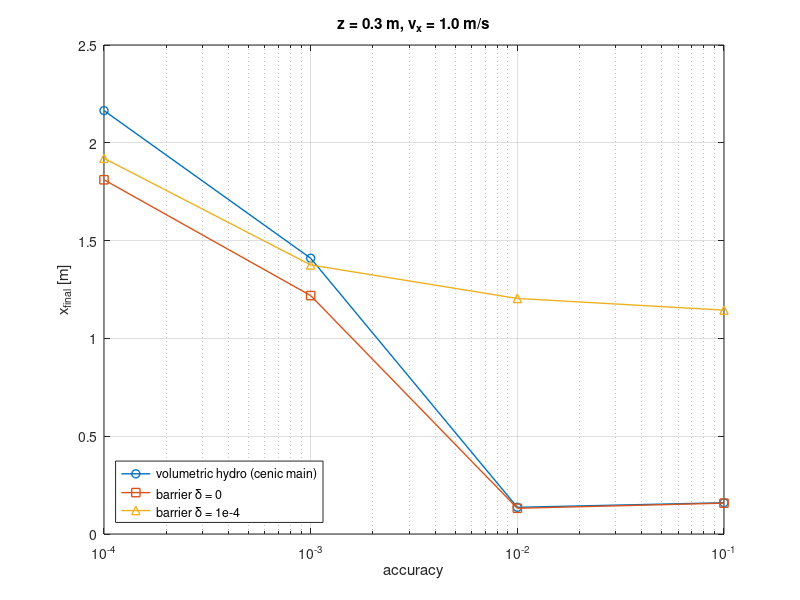
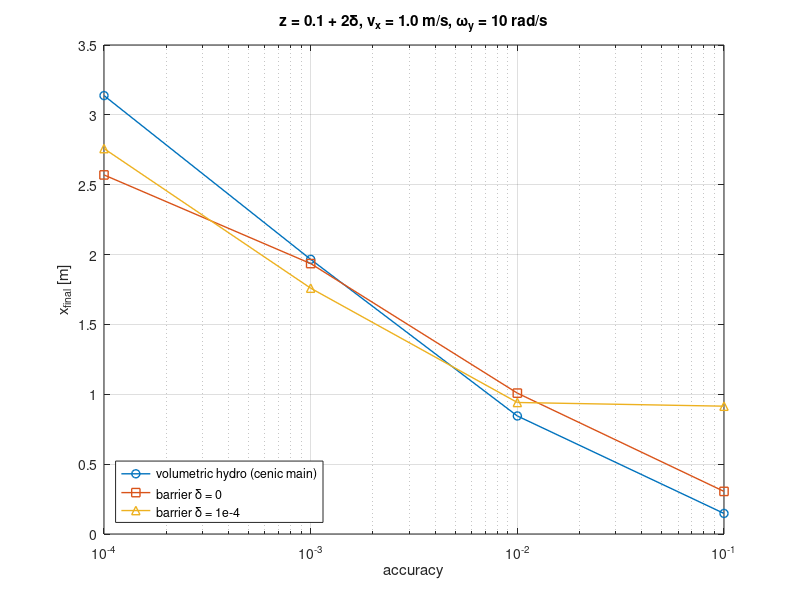
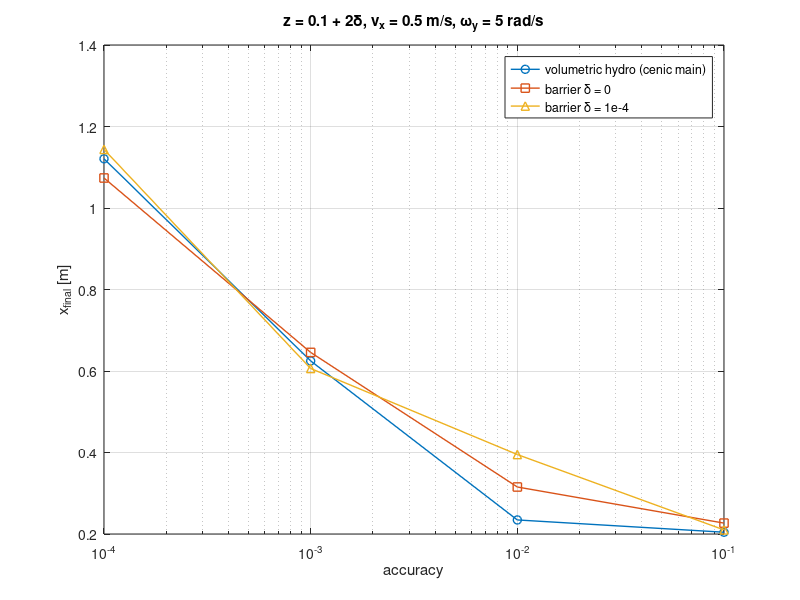
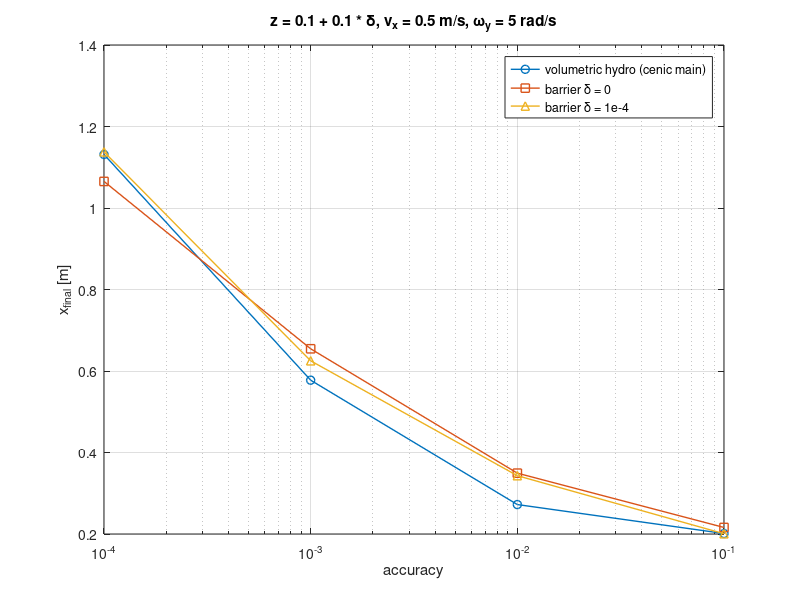

Write the MATLAB code that produced these figures, in order.
%% Accuracy values (shared across all cases)
accuracy = [1e-1, 1e-2, 1e-3, 1e-4];

% All runs are a single sphere:
% radius = 0.1 m 
% mass 0.1 Kg 
% mu 0.3
% E = 1e9 Pa
% d = 10 s/m

%% Case 1: z = 0.3 m, vx = 1.0 m/s
x_f_cenic_main_hydro_z03 = [0.15985220574763118, 0.13647117167944542, 1.4097852371768318, 2.1645406586063847];
x_f_barrier_0_z03 = [0.15768079733600596, 0.1315490600139106, 1.2188586771211853, 1.8110278312675192];
x_f_barrier_1e_4_z03 = [1.144670135987892, 1.2042184185442162, 1.375513518468263, 1.9208873628173224];

figure;
semilogx(accuracy, x_f_cenic_main_hydro_z03, '-o', 'LineWidth', 1); hold on;
semilogx(accuracy, x_f_barrier_0_z03, '-s', 'LineWidth', 1);
semilogx(accuracy, x_f_barrier_1e_4_z03, '-^', 'LineWidth', 1);
hold off;

ylabel('x_{final} [m]');
xlabel('accuracy');
title('z = 0.3 m, v_x = 1.0 m/s');
legend('volumetric hydro (cenic main)', 'barrier \delta = 0', 'barrier \delta = 1e-4', ...
       'Location', 'southwest');
grid on;

% Export figure
exportgraphics(gcf, 'case_z0p3_vx1_accuracy_vs_xfinal.png', 'Resolution', 600);

%% Case 2: z = 0.1 + 2\delta, v_x = 1.0 m/s, \omega_y = 10 rad/s
x_f_cenic_main_hydro_spin = [0.14716159725871472, 0.8448730514136108, 1.965651334668332, 3.137960778047583];
x_f_barrier_0_spin = [0.304862899143438, 1.0083654458342581, 1.9355082972233757, 2.5700823000192767];
x_f_barrier_1e_4_spin = [0.9148595059140874, 0.941388047367457, 1.7594608011449306, 2.7586004176183323];

figure;
semilogx(accuracy, x_f_cenic_main_hydro_spin, '-o', 'LineWidth', 1); hold on;
semilogx(accuracy, x_f_barrier_0_spin, '-s', 'LineWidth', 1);
semilogx(accuracy, x_f_barrier_1e_4_spin, '-^', 'LineWidth', 1);
hold off;

ylabel('x_{final} [m]');
xlabel('accuracy');
title('z = 0.1 + 2\delta, v_x = 1.0 m/s, \omega_y = 10 rad/s');
legend('volumetric hydro (cenic main)', 'barrier \delta = 0', 'barrier \delta = 1e-4', ...
       'Location', 'southwest');
grid on;

% Export figure
exportgraphics(gcf, 'case_spin_accuracy_vs_xfinal.png', 'Resolution', 600);

%% Case 3: z = 0.1 + 2\delta, v_x = 0.5 m/s, \omega_y = 5 rad/s
x_f_cenic_main_hydro_spin_05 = [0.2043681609848593, 0.23450455179575863, 0.6247588231553453, 1.1208164706491732];
x_f_barrier_0_spin_05 = [0.22671902292214557, 0.3153412364479043, 0.6456185550448655, 1.073645121001138];
x_f_barrier_1e_4_spin_05 = [0.2100483152674973, 0.3950219819692653, 0.6061547398325728, 1.1437659892270375];

figure;
semilogx(accuracy, x_f_cenic_main_hydro_spin_05, '-o', 'LineWidth', 1); hold on;
semilogx(accuracy, x_f_barrier_0_spin_05, '-s', 'LineWidth', 1);
semilogx(accuracy, x_f_barrier_1e_4_spin_05, '-^', 'LineWidth', 1);
hold off;

ylabel('x_{final} [m]');
xlabel('accuracy');
title('z = 0.1 + 2\delta, v_x = 0.5 m/s, \omega_y = 5 rad/s');
legend('volumetric hydro (cenic main)', 'barrier \delta = 0', 'barrier \delta = 1e-4', ...
       'Location', 'northeast');
grid on;

% Export figure
exportgraphics(gcf, 'case_spin_05_accuracy_vs_xfinal.png', 'Resolution', 600);

%% Case 4: z = 0.1 + 0.1*\delta, v_x = 0.5 m/s, \omega_y = 5 rad/s
x_f_cenic_main_hydro_spin_05_delta_01 = [0.2011997585083154, 0.272256165653805, 0.5774526722608849, 1.1313579152778521];
x_f_barrier_0_spin_05_delta_01 = [0.2160449266105036, 0.3493319716826102, 0.6545068027726325, 1.0651980664483953];
x_f_barrier_1e_4_spin_05_delta_01 = [0.20064490611057492, 0.34311287896711823, 0.6250345911467753, 1.1377366055188802];

figure;
semilogx(accuracy, x_f_cenic_main_hydro_spin_05_delta_01, '-o', 'LineWidth', 1); hold on;
semilogx(accuracy, x_f_barrier_0_spin_05_delta_01, '-s', 'LineWidth', 1);
semilogx(accuracy, x_f_barrier_1e_4_spin_05_delta_01, '-^', 'LineWidth', 1);
hold off;

ylabel('x_{final} [m]');
xlabel('accuracy');
title('z = 0.1 + 0.1 * \delta, v_x = 0.5 m/s, \omega_y = 5 rad/s');
legend('volumetric hydro (cenic main)', 'barrier \delta = 0', 'barrier \delta = 1e-4', ...
       'Location', 'northeast');
grid on;

% Export figure
exportgraphics(gcf, 'case_spin_05_delta_01_accuracy_vs_xfinal.png', 'Resolution', 600);
